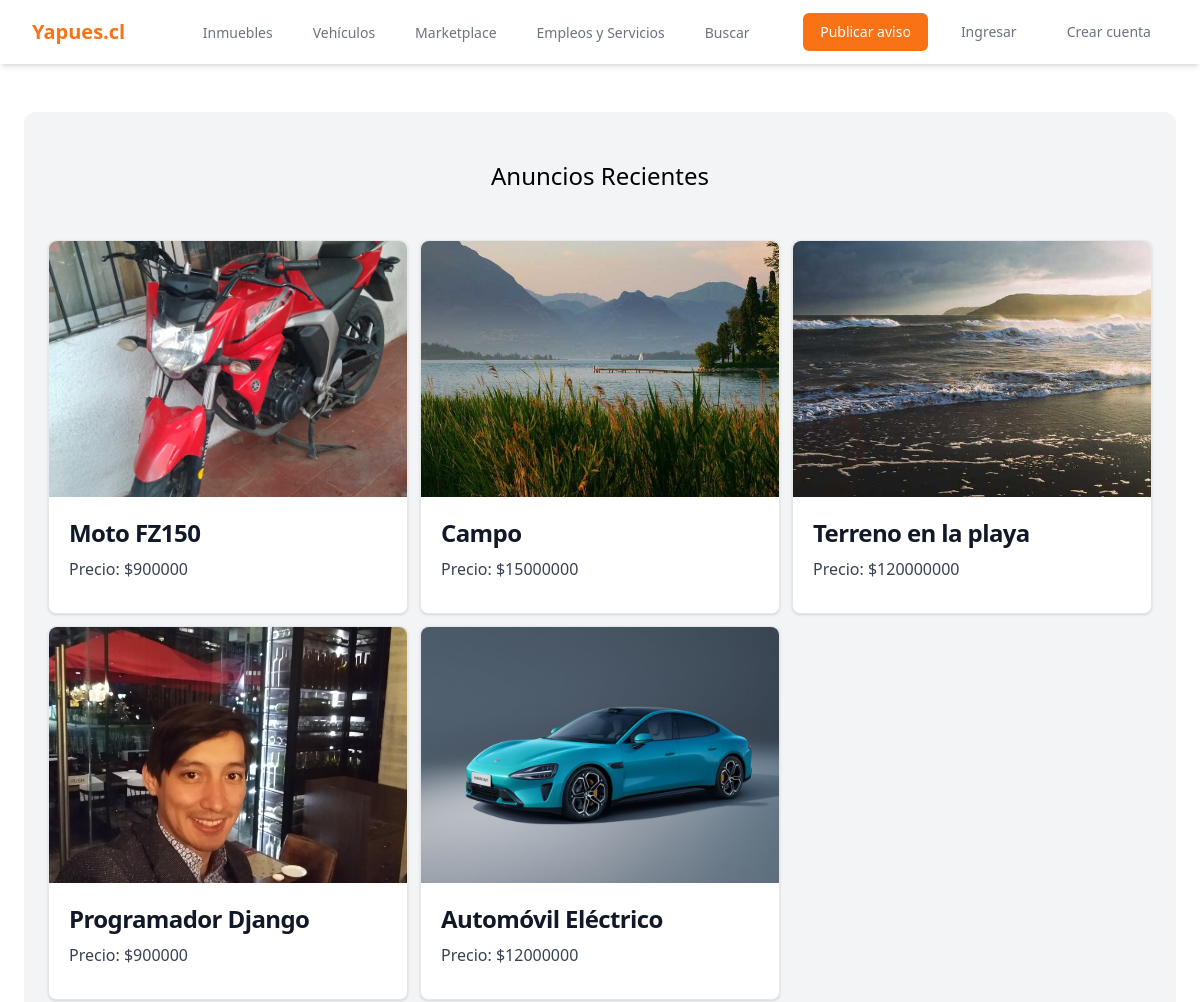
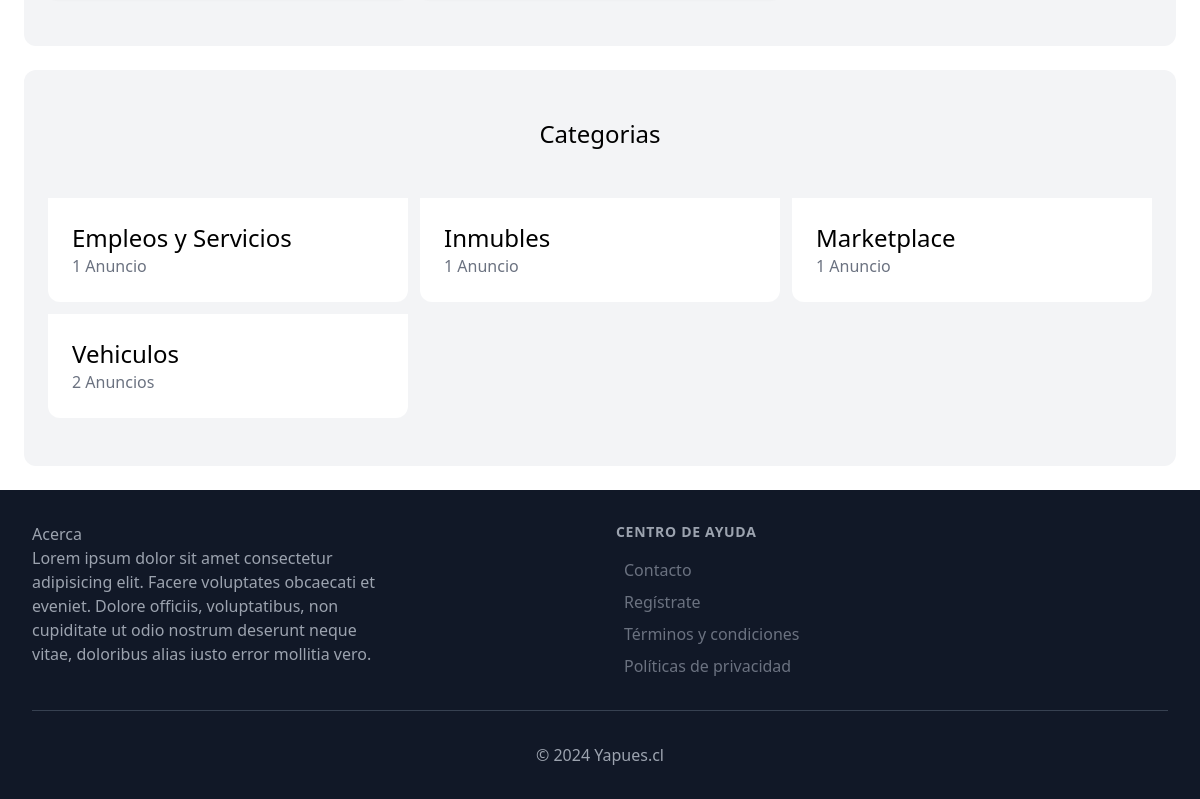
The page / on the database its author committed (2 pictures, top to bottom).
### item/models.py (models this page shows, shortened)
class  Item(models.Model):
    categoria = models.ForeignKey(Category, related_name='items', on_delete=models.CASCADE)
    nombre = models.CharField(max_length=255)
    descripcion = models.TextField(blank=True, null=True)
    precio = models.FloatField()
    imagen = models.ImageField(upload_to='item_images', blank=True, null=True)
    vendido = models.BooleanField(default=False)
    created_by = models.ForeignKey(User, related_name='items', on_delete=models.CASCADE)
    created_at = models.DateTimeField(auto_now_add=True)

class Category(models.Model):
    name = models.CharField(max_length=255)
    class Meta:
        ordering = ('name',)
        verbose_name_plural = 'Categorias'

### core/views.py (the view)
# urls.py: path('', views.index, name='index'),
def index(request):
    items = Item.objects.filter(vendido=False)[0:6]
    categorias = Category.objects.all()
    return render(request, 'core/index.html', {
        'categorias': categorias,
        'items': items,
    })

### core/templates/core/index.html (shortened to what this page needs)
{% extends 'core/base.html' %}
{% block content %}
    <div class="mt-6 px-6 py-12 bg-gray-100 rounded-xl">
        <h2 class="mb-12 text-2xl text-center">Anuncios Recientes</h2>
        <div class="grid grid-cols-3 gap-3">
            {% for item in items %}
            <div class="max-w-sm h-full bg-white border border-gray-200 rounded-lg shadow dark:bg-gray-800 dark:border-gray-700">
                <a href="{% url 'item:detail' item.id %}">
                    <img class="w-full h-64 rounded-t-lg object-cover" src="{{ item.imagen.url }}" alt="{{ item.nombre }}">
                </a>
                <div class="p-5">
                    <h5 class="mb-2 text-2xl font-bold tracking-tight text-gray-900 dark:text-white">{{ item.nombre }}</h5>
                    <p class="mb-3 font-normal text-gray-700 dark:text-gray-400">Precio: ${{ item.precio|floatformat:0 }}</p>
                </div>
            </div>
            {% endfor %}
        </div>
    </div>
    <div class="mt-6 px-6 py-12 bg-gray-100 rounded-xl">
        <h2 class="mb-12 text-2xl text-center">Categorias</h2>
        <div class="grid grid-cols-3 gap-3">
            {% for categoria in categorias %}
            <div>
                <a href="{% url 'item:items' %}?query=&category={{categoria.id}}">
                    <div class="p-6 bg-white rounded-b-xl">
                        <h2 class="text-2xl">{{ categoria.name }}</h2>
                        {% if categoria.items.count == 1 %}
                        <p class="text-gray-500">1 Anuncio</p>
                        {% else %}
                            <p class="text-gray-500">{{ categoria.items.count }} Anuncios</p>
                        {% endif %}
                    </div>
                </a>
            </div>
            {% endfor %}
        </div>
    </div>
{% endblock %}

### core/templates/core/base.html (shortened to what this page needs)
<!DOCTYPE html>
<html lang="en">
<head>
    <script src="https://cdn.tailwindcss.com"></script>
</head>
<body>
    <nav class="bg-white shadow-md">
        <div class="max-w-7xl mx-auto px-4 sm:px-6 lg:px-8">
          <div class="flex justify-between h-16">
            <div class="flex-shrink-0 flex items-center">
              <a href="{% url 'core:index' %}" class="text-orange-500 font-bold text-xl">Yapues.cl</a>
            </div>
            <div class="hidden sm:ml-6 sm:flex sm:space-x-8">
              <a href="{% url 'item:items' %}?query=&category=1" class="inline-flex items-center px-1 pt-1 border-b-2 border-transparent text-sm font-medium leading-5 text-gray-500 hover:text-gray-700 focus:outline-none focus:border-gray-300 transition duration-150 ease-in-out">
                Inmuebles
            </a>
              <a href="{% url 'item:items' %}?query=&category=2" class="inline-flex items-center px-1 pt-1 border-b-2 border-transparent text-sm font-medium leading-5 text-gray-500 hover:text-gray-700 focus:outline-none focus:border-gray-300 transition duration-150 ease-in-out">
                Vehículos
              </a>
              <a href="{% url 'item:items' %}?query=&category=3" class="inline-flex items-center px-1 pt-1 border-b-2 border-transparent text-sm font-medium leading-5 text-gray-500 hover:text-gray-700 focus:outline-none focus:border-gray-300 transition duration-150 ease-in-out">
                Marketplace
              </a>
              <a href="{% url 'item:items' %}?query=&category=4" class="inline-flex items-center px-1 pt-1 border-b-2 border-transparent text-sm font-medium leading-5 text-gray-500 hover:text-gray-700 focus:outline-none focus:border-gray-300 transition duration-150 ease-in-out">
                Empleos y Servicios
              </a>
              <a href="{% url 'item:items' %}" class="inline-flex items-center px-1 pt-1 border-b-2 border-transparent text-sm font-medium leading-5 text-gray-500 hover:text-gray-700 focus:outline-none focus:border-gray-300 transition duration-150 ease-in-out">
                Buscar
              </a>
            </div>
            <div class="flex items-center">
              <a href="{% url 'item:new' %}" class="inline-flex items-center px-4 py-2 border border-transparent text-sm font-medium rounded-md text-white bg-orange-500 hover:bg-orange-600 focus:outline-none focus:ring-2 focus:ring-offset-2 focus:ring-orange-500">
                Publicar aviso
              </a>
              {% if request.user.is_authenticated %}
              <div class="ml-4 relative">
                <a href="{% url 'conversation:inbox' %}" class="inline-flex items-center px-4 py-2 border border-transparent text-sm font-medium rounded-md text-gray-500 bg-white hover:text-gray-700 focus:outline-none focus:ring-2 focus:ring-offset-2 focus:ring-gray-500">
                  Chat
                </a>
              </div>
              <div class="ml-4 relative">
                <a href="{% url 'dashboard:index' %}" class="inline-flex items-center px-4 py-2 border border-transparent text-sm font-medium rounded-md text-gray-500 bg-white hover:text-gray-700 focus:outline-none focus:ring-2 focus:ring-offset-2 focus:ring-gray-500">
                  Mis Anuncios
                </a>
              </div>
              {% else %}
                <div class="ml-4 relative">
                  <a href="{% url 'core:login' %}" class="inline-flex items-center px-4 py-2 border border-transparent text-sm font-medium rounded-md text-gray-500 bg-white hover:text-gray-700 focus:outline-none focus:ring-2 focus:ring-offset-2 focus:ring-gray-500">
                    Ingresar
                  </a>
                </div>
                <div class="ml-4 relative">
                  <a href="{% url 'core:registro' %}" class="inline-flex items-center px-4 py-2 border border-transparent text-sm font-medium rounded-md text-gray-500 bg-white hover:text-gray-700 focus:outline-none focus:ring-2 focus:ring-offset-2 focus:ring-gray-500">
                    Crear cuenta
                  </a>
                </div>
              {% endif %}
            </div>
          </div>
        </div>
      </nav>
    <div class="px-6 py-6">
        {% block content %}
        {% endblock %}
    </div>
    <footer class="bg-gray-900 py-8">
        <div class="max-w-7xl mx-auto px-2 sm:px-6 lg:px-8">
            <div class="grid grid-cols-1 md:grid-cols-2 gap-8">
                <div class="md:w-2/3 md:pr-6">
                    <h1 class="text-gray-400">Acerca</h1>
                    <p class="text-gray-400">Lorem ipsum dolor sit amet consectetur adipisicing elit. Facere voluptates obcaecati et eveniet. Dolore officiis, voluptatibus, non cupiditate ut odio nostrum deserunt neque vitae, doloribus alias iusto error mollitia vero.</p>
                </div>
                <div class="md:w-2/3">
                    <div>
                        <h3 class="text-sm font-semibold text-gray-400 uppercase tracking-wider">Centro de ayuda</h3>
                        <ul class="mt-4 space-y-2 ml-2">
                            <li><a href="{% url 'core:contact' %}" class="text-base text-gray-500 hover:text-white">Contacto</a></li>
                            <li><a href="{% url 'core:registro' %}" class="text-base text-gray-500 hover:text-white">Regístrate</a></li>
                            <li><a href="#" class="text-base text-gray-500 hover:text-white">Términos y condiciones</a></li>
                            <li><a href="#" class="text-base text-gray-500 hover:text-white">Políticas de privacidad</a></li>
                        </ul>
                    </div>
                </div>
            </div>
            <div class="mt-8 border-t border-gray-700 pt-8">
                <p class="text-base text-gray-400 text-center">&copy; 2024 Yapues.cl</p>
            </div>
        </div>
    </footer>
</body>
</html>

### rows shown on the page
Item: imagen (picture), nombre "Moto FZ150", precio "900000"
Item: imagen (picture), nombre "Campo", precio "15000000"
Item: imagen (picture), nombre "Terreno en la playa", precio "120000000"
Item: imagen (picture), nombre "Programador Django", precio "900000"
Item: imagen (picture), nombre "Automóvil Eléctrico", precio "12000000"
Category: name "Empleos y Servicios", shows "1 Anuncio"
Category: name "Inmubles", shows "1 Anuncio"
Category: name "Marketplace", shows "1 Anuncio"
Category: name "Vehiculos", items.count "2"
